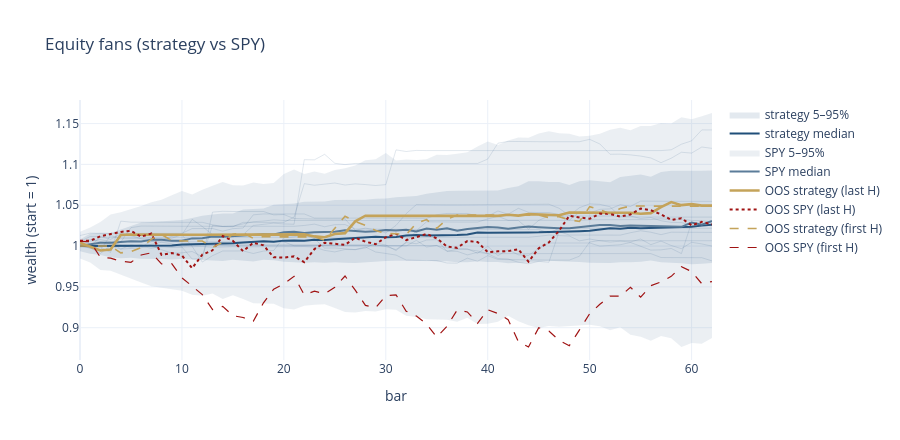
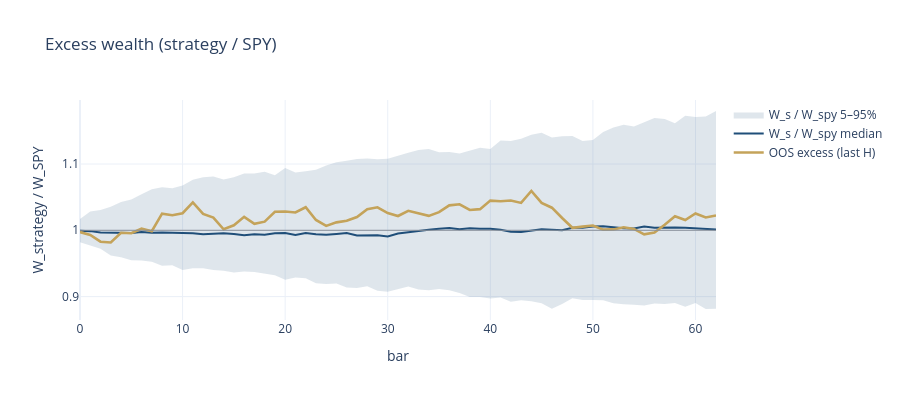
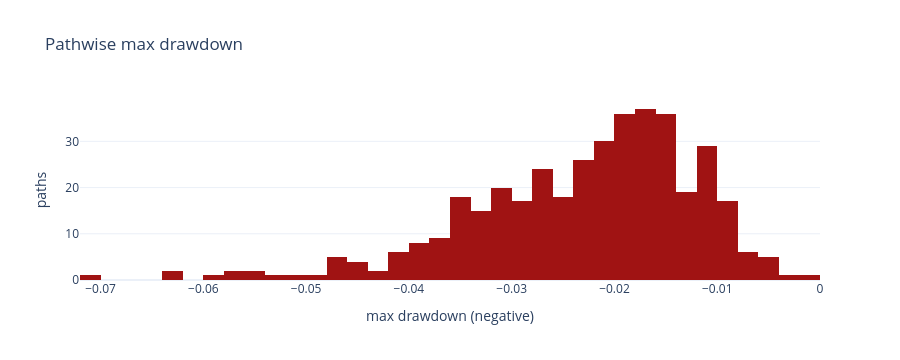
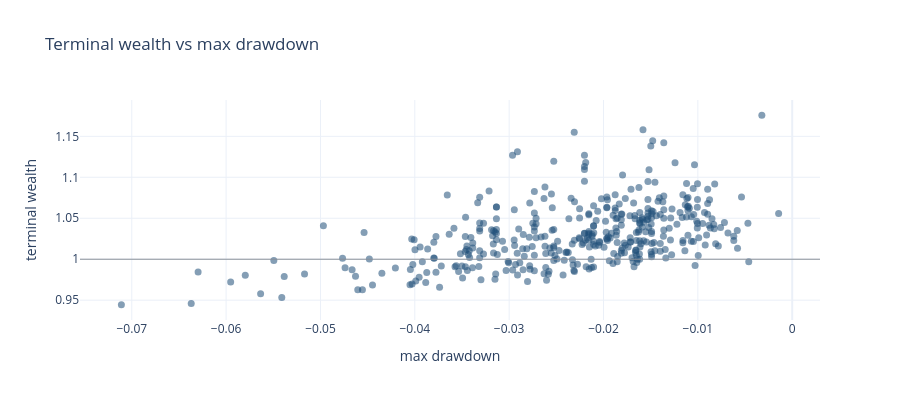

Notebook cell for these charts, in order:
### Markdown cell above
## 4. Interactive horizon / leverage

Gold/red lines are the **sealed OOS** wealth over the last (and, if the sample is longer, first) $H$ bars, drawn on the bootstrap fan. The excess fan is $W_{\mathrm{strat}}/W_{\mathrm{SPY}}$.

### Code cell
PACK = {}

def run(horizon, leverage, n_simulations, mean_block_length, haircut_bps):
    pack = run_ev_vs_spy(
        FRAME,
        n_simulations=int(n_simulations),
        horizon=int(horizon),
        leverage=float(leverage),
        mean_block_length=float(mean_block_length),
        periods_per_year=PERIODS_PER_YEAR,
        random_seed=0,
        n_bootstrap=N_BOOTSTRAP,
        haircut_bps=float(haircut_bps),
    )
    PACK.clear()
    PACK.update(pack)
    print("Headline (no prop-firm pass rates)")
    display(pack["headline"].to_frame("value"))
    print("Historical strategy EV significance")
    display(pack["hist_table"])
    print("Excess vs SPY (expectation), separate from P(not beat SPY)")
    display(pack["excess_table"])
    print("Pathwise holes (max DD / time in hole / recover)")
    display(pack["holes_summary"].to_frame("value"))
    print("EV concentration (mean vs median vs CVaR; top-decile share)")
    display(pack["concentration"].to_frame("value"))
    print("Joint shape vs SPY")
    display(pack["joint_shape"].to_frame("value"))
    display(pack["fan"])
    display(pack["excess_fan"])
    display(pack["max_dd_hist"])
    display(pack["dd_scatter"])
    display(pack["terminals"])
    return pack

N_BOOTSTRAP = 600
pack = run(DEFAULT_H, 1.0, DEFAULT_N_SIM, DEFAULT_BLOCK, 0.0)
try:
    import ipywidgets as w
    ui = w.interactive(
        run,
        horizon=w.IntSlider(min=8, max=max(DEFAULT_H * 2, 16), value=DEFAULT_H, step=1, description="H"),
        leverage=w.FloatSlider(min=0.25, max=3.0, value=1.0, step=0.25, description="k"),
        n_simulations=w.IntSlider(min=50, max=2000, value=DEFAULT_N_SIM, step=50, description="n_sim"),
        mean_block_length=w.FloatSlider(min=2.0, max=30.0, value=DEFAULT_BLOCK, step=1.0, description="block L"),
        haircut_bps=w.FloatSlider(min=0.0, max=5.0, value=0.0, step=0.25, description="haircut bps"),
    )
    display(ui)
except Exception as exc:
    print("ipywidgets unavailable (%s); default run already executed" % exc)
